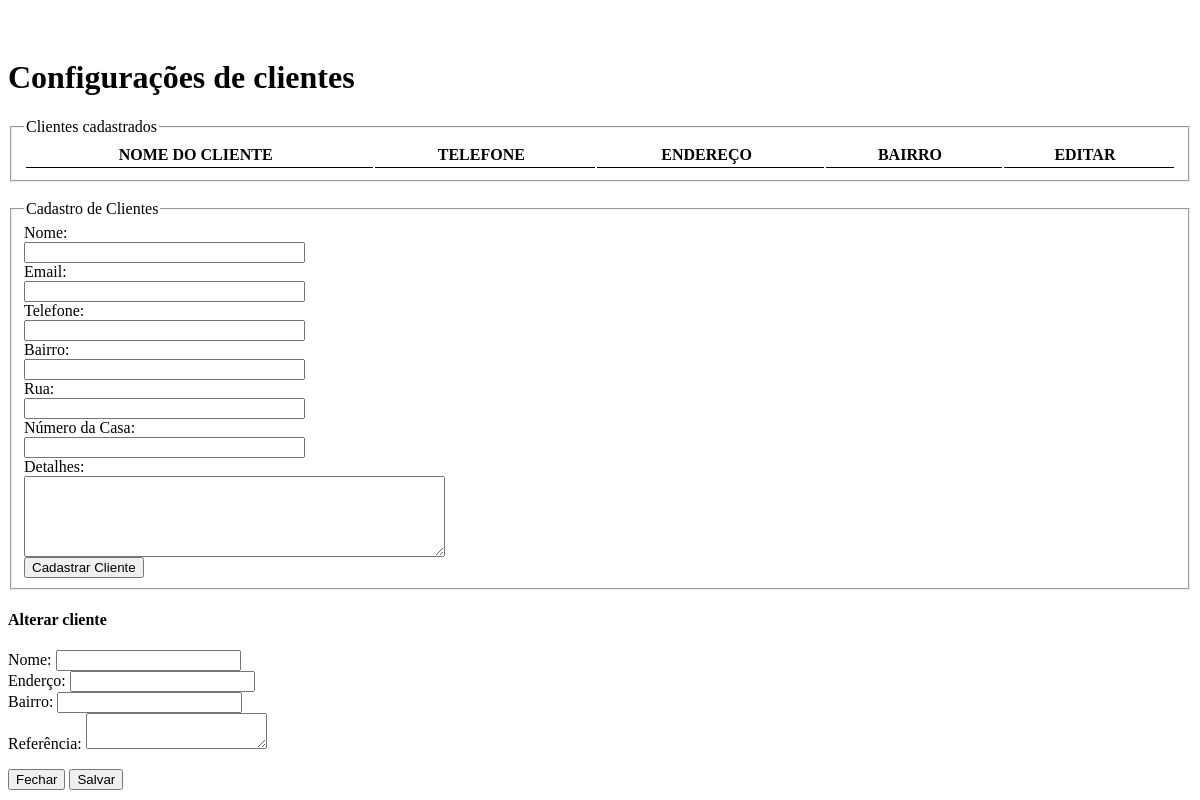
The app's page /cadastrarcliente.php, older data.
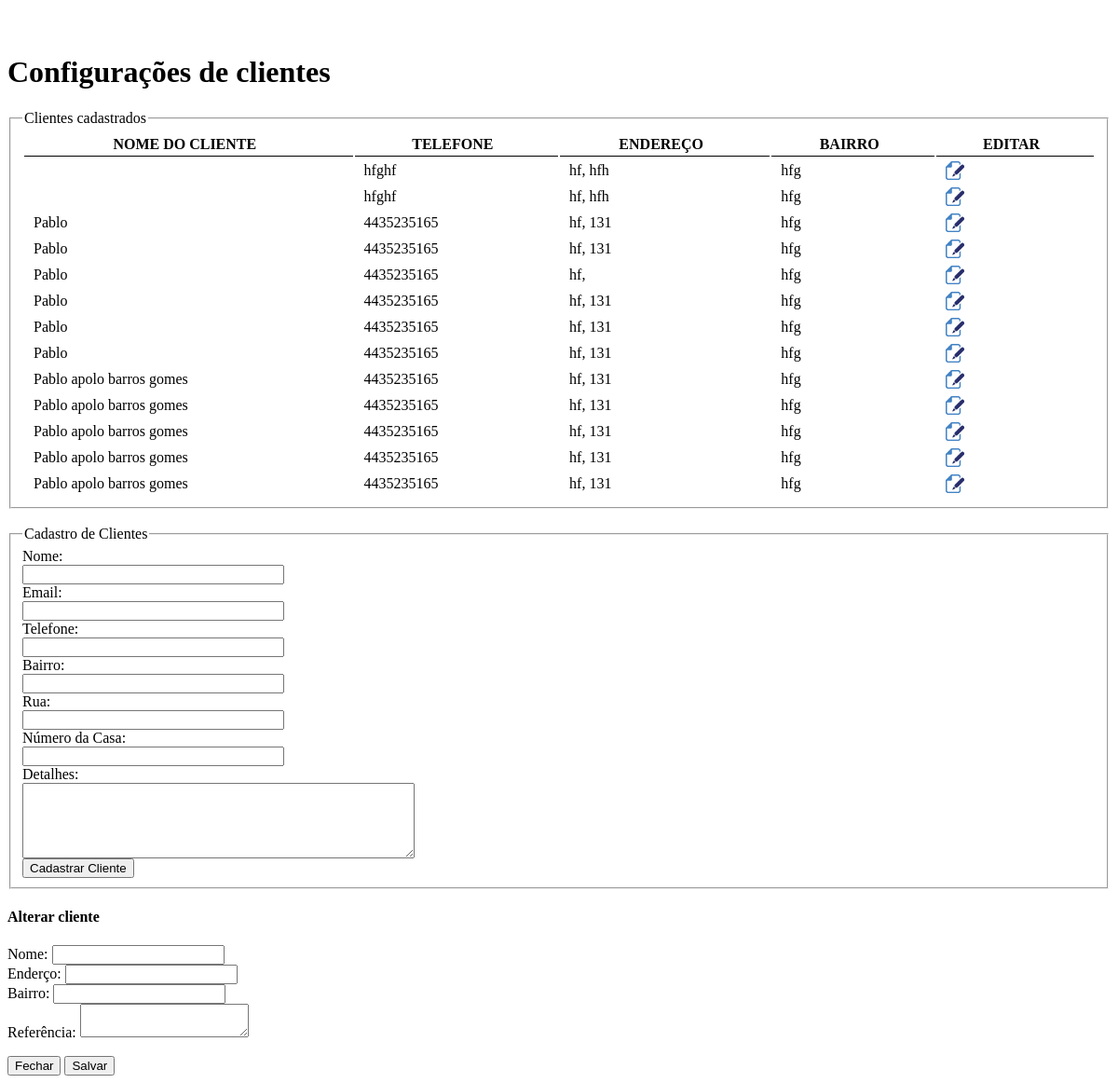
The same page, newer data.
### tables this page shows
CREATE TABLE `cadastro` (
  `id` int(11) NOT NULL AUTO_INCREMENT,
  `nome` varchar(50) DEFAULT NULL,
  `sobrenome` varchar(50) DEFAULT NULL,
  `telefone` varchar(20) DEFAULT NULL,
  `celular` varchar(20) DEFAULT NULL,
  `cidade` varchar(50) DEFAULT NULL,
  `email` varchar(50) DEFAULT NULL,
  `bairro` varchar(50) DEFAULT NULL,
  `rua` varchar(50) DEFAULT NULL,
  `numero` varchar(20) DEFAULT NULL,
  `proximo` longtext,
  PRIMARY KEY (`id`)
);

### cadastrarcliente.php (the view, shortened to what this page needs)
<?php
   $editFormAction = $_SERVER['PHP_SELF'];
   if (isset($_SERVER['QUERY_STRING'])) {
     $editFormAction .= "?" . htmlentities($_SERVER['QUERY_STRING']);
   }
   ?>
<link rel="stylesheet" type="text/css" href="css/demo_table.css"/>
<div class="container" style="margin-top: 5%;">
   <div class="bs-docs-section" >
      <div class="row">
            <div class="page-header">
               <h1 id="forms">Configurações de clientes</h1>
            </div>
      </div>
      <div class="row">
         <div class="col-lg-12">
            <div class="page-header well">
               <fieldset>
                  <legend>Clientes cadastrados</legend>
                  <table class="display dataTable table table-striped table-bordered" id="tbCliente">
                     <thead>
                        <tr>
                           <th>NOME DO CLIENTE</th>
						   <th>TELEFONE</th>
						   <th>ENDEREÇO</th>
						   <th>BAIRRO</th>
						   <th>EDITAR</th>
                        </tr>
                     </thead>
                     <tbody>
                        <?php
						   $sql = mysql_query("SELECT * FROM cadastro") or die("Erro ao consultar clientes");
						   while($res = mysql_fetch_array($sql)){
                           ?>
						   <tr>
								<td><?php echo $res['nome'] ?>
								<td><?php echo $res['telefone'] ?>
								<td><?php echo $res['rua'].", ".$res['numero'] ?>
								<td><?php echo $res['bairro'] ?>
								<td>
									<a href="#" data-toggle="modal" data-target="#exampleModal" data-whatever="@mdo">
										<img src="imagens/file_edit.png" width="20" height="20" border="0" />
									</a>
								</td>
							</tr>
						   <?php }?>
                     </tbody>
                  </table>
               </fieldset>
            </div>
         </div>
      </div>
      <div class="row">
         <br />
         <div class="col-lg-12">
            <div class="well bs-component">
               <form action="<?php echo $editFormAction; ?>" method="post" class="form-horizontal" name="form1" id="form1">
                  <fieldset>
                  <legend>Cadastro de Clientes</legend>
                  <div class="form-group">
                     <label for="inputEmail" class="col-lg-2 control-label">Nome:</label>
                     <div class="col-lg-8">
                        <input required class="form-control" type="text" name="nome" value="" size="32" />
                     </div>
                  </div>
				  <div class="form-group">
                     <label for="inputEmail" class="col-lg-2 control-label">Email:</label>
                     <div class="col-lg-8">
                        <input class="form-control" type="text" name="email" value="" size="32" />
                     </div>
                  </div>
                  <div class="form-group">
                     <label for="inputEmail" class="col-lg-2 control-label">Telefone:</label>
                     <div required class="col-lg-8"><input class="form-control" type="text" name="telefone" value="" size="32" />		</div>
                  </div>
                  <div class="form-group">
                     <label for="inputEmail" class="col-lg-2 control-label">Bairro:</label>
                     <div required class="col-lg-8"><input class="form-control" type="text" name="bairro" value="" size="32" />		</div>
                  </div>
                  <div class="form-group">
                     <label for="inputEmail" class="col-lg-2 control-label">Rua:</label>
                     <div required class="col-lg-8"><input class="form-control" type="text" name="rua" value="" size="32" />
                     </div>
                  </div>
                  <div class="form-group">
                     <label for="inputEmail" class="col-lg-2 control-label">Número da Casa:</label>
                     <div required class="col-lg-8"><input class="form-control" type="text" name="numerocasa" value="" size="32" />		</div>
                  </div>
                  <div class="form-group">
                     <label for="inputEmail" class="col-lg-2 control-label">Detalhes:</label>
                     <div class="col-lg-8"><textarea name="detalhes" cols="50" rows="5"></textarea>		</div>
                  </div>
                  <div class="form-group">
                     <div class="col-lg-4"><input class="btn btn-warning" type="submit" value="Cadastrar Cliente" />
                     </div>
                  </div>
               </form>
            </div>
         </div>
      </div>
   </div>
</div>
<div class="modal fade" id="exampleModal" tabindex="-1" role="dialog" aria-labelledby="exampleModalLabel">
  <div class="modal-dialog" role="document">
    <div class="modal-content">
      <div class="modal-header">
        <h4 class="modal-title" id="exampleModalLabel">Alterar cliente</h4>
      </div>
      <div class="modal-body">
        <form>
          <div class="form-group">
            <label for="recipient-name" class="control-label">Nome:</label>
            <input type="text" class="form-control" id="recipient-name">
          </div>
          <div class="form-group">
			<label for="recipient-name" class="control-label">Enderço:</label>
            <input type="text" class="form-control" id="recipient-name">
          </div>
		  <div class="form-group">
			<label for="recipient-name" class="control-label">Bairro:</label>
            <input type="text" class="form-control" id="recipient-name">
          </div>
		  <div class="form-group">
			<label for="message-text" class="control-label">Referência:</label>
            <textarea class="form-control" id="message-text"></textarea>
          </div>
        </form>
      </div>
      <div class="modal-footer">
        <button type="button" class="btn btn-default" data-dismiss="modal">Fechar</button>
        <button type="button" class="btn btn-primary">Salvar</button>
      </div>
    </div>
  </div>
</div>

### css/demo_table.css (style rules this page uses)
table.display { margin: 0 auto; clear: both; width: 100%; }
table.display thead th { padding: 3px 18px 3px 10px; border-bottom: 1px solid black; font-weight: bold; cursor: pointer; * cursor: hand; }
table.display td { padding: 3px 10px; }

Row changes from the older to the newer data that the page shows:
added cadastro: telefone "hfghf", rua "hf", numero "hfh", bairro "hfg"
added cadastro: telefone "hfghf", rua "hf", numero "hfh", bairro "hfg"
added cadastro: nome "Pablo", telefone "4435235165", rua "hf", numero "131", bairro "hfg"
added cadastro: nome "Pablo", telefone "4435235165", rua "hf", numero "131", bairro "hfg"
added cadastro: nome "Pablo", telefone "4435235165", rua "hf", bairro "hfg"
added cadastro: nome "Pablo", telefone "4435235165", rua "hf", numero "131", bairro "hfg"
added cadastro: nome "Pablo", telefone "4435235165", rua "hf", numero "131", bairro "hfg"
added cadastro: nome "Pablo", telefone "4435235165", rua "hf", numero "131", bairro "hfg"
added cadastro: nome "Pablo apolo barros gomes", telefone "4435235165", rua "hf", numero "131", bairro "hfg"
added cadastro: nome "Pablo apolo barros gomes", telefone "4435235165", rua "hf", numero "131", bairro "hfg"
added cadastro: nome "Pablo apolo barros gomes", telefone "4435235165", rua "hf", numero "131", bairro "hfg"
added cadastro: nome "Pablo apolo barros gomes", telefone "4435235165", rua "hf", numero "131", bairro "hfg"
added cadastro: nome "Pablo apolo barros gomes", telefone "4435235165", rua "hf", numero "131", bairro "hfg"
